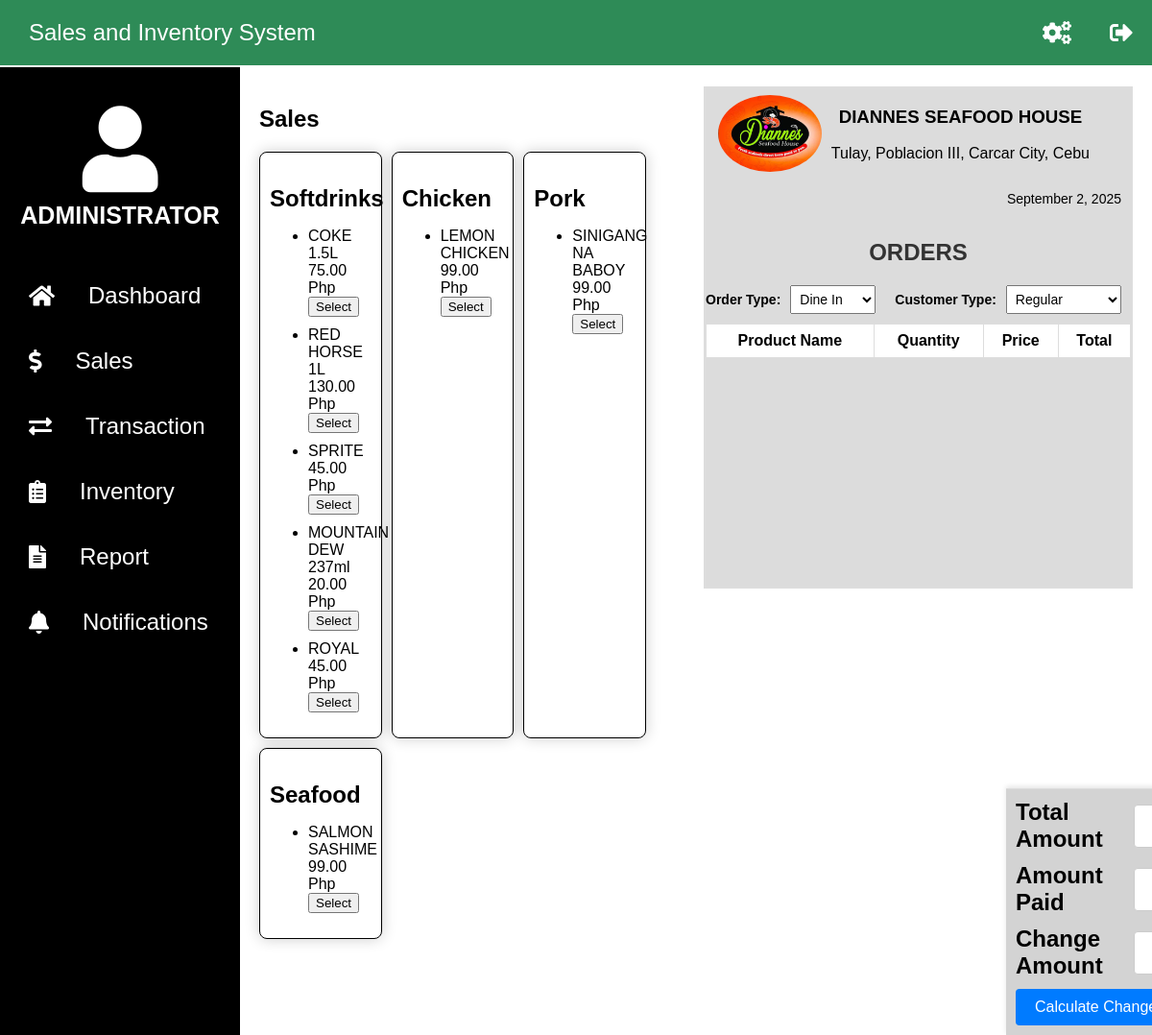
/admin/sales.php, run on the app's committed database.
### tables this page shows
CREATE TABLE `products` (
  `product_id` int(11) NOT NULL,
  `product_code` varchar(50) NOT NULL,
  `image` varchar(255) NOT NULL,
  `product_name` varchar(255) NOT NULL,
  `category` varchar(50) NOT NULL,
  `unit` varchar(255) NOT NULL,
  `price` decimal(10,2) NOT NULL,
  `current_stock` int(11) NOT NULL,
  `expiration_date` date NOT NULL
);

### admin/sales.php (the view, shortened to what this page needs)
<?php
include('db.php');
$products_sql = "SELECT * FROM products";
$products_result = $conn->query($products_sql);
$products_by_category = [];
while ($product = $products_result->fetch_assoc()) {
    $category = $product['category'];
    if (!isset($products_by_category[$category])) {
        $products_by_category[$category] = [];
    }
    $products_by_category[$category][] = $product;
}
?>
<!DOCTYPE html>
<html lang="en">
<head>
    <link rel="stylesheet" href="https://cdnjs.cloudflare.com/ajax/libs/font-awesome/5.15.4/css/all.min.css">
</head>
<body>
    <div class="header">
        <div class="title">Sales and Inventory System</div>
        <a href="admin-settings.php" class="admin-settings-icon">
            <i class="fas fa-cogs"></i>
        </a>
        <a href="#" class="logout-icon" onclick="confirmLogout()">
            <i class="fas fa-sign-out-alt"></i>
        </a>
    </div>
    <div class="sidebar">
    <div class="user-info-sidebar">
        <i class="fas fa-user user-icon"></i>
        <span class="user-text">ADMINISTRATOR</span>
    </div>
    <a href="dashboard.php" onclick="navigateTo('dashboard')">
        <i class="fas fa-home"></i>
        <span>Dashboard</span>
    </a>
    <a href="sales.php" onclick="navigateTo('sales')">
        <i class="fas fa-dollar-sign"></i>
        <span>Sales</span>
    </a>
    <a href="sales_transaction.php" onclick="navigateTo('sales_transaction')">
        <i class="  fas fa-exchange-alt"></i>
        <span>Transaction</span>
    </a>
    <a href="inventory.php" onclick="navigateTo('inventory')">
        <i class="fas fa-clipboard-list"></i>
        <span>Inventory</span>
    </a>
    <a href="inventory_report.php" onclick="navigateTo('inventory_report')">
        <i class="fas fa-file-alt"></i>
        <span>Report</span>
    </a>
    <a href="expired.php" onclick="navigateTo('expired')">
        <i class="fas fa-bell"></i>
        <span>Notifications</span>
    </a>
</div>
    <div class="content">
        <div class="column" id="productCategoriesContainer">
            <h2>Sales</h2>
            <div id="productCategories">
                <?php foreach ($products_by_category as $category => $products): ?>
                    <div class="box" data-category="<?php echo htmlspecialchars($category); ?>">
                        <h3><?php echo htmlspecialchars($category); ?></h3>
                        <ul>
                            <?php foreach ($products as $product): ?>
                                <li>
                                    <span><?php echo htmlspecialchars($product['product_name']); ?></span>
                                    <span><?php echo htmlspecialchars($product['price']); ?> Php</span>
                                    <button onclick="selectProduct('<?php echo htmlspecialchars($product['product_id']); ?>', '<?php echo htmlspecialchars($product['product_name']); ?>', <?php echo htmlspecialchars($product['price']); ?>)">Select</button>
                                </li>
                            <?php endforeach; ?>
                        </ul>
                    </div>
                <?php endforeach; ?>
            </div>
        </div>
        <div class="column" id="salesTableContainer">
    <div class="logo-container">
        <img src="logo.png" alt="Logo">
        <div class="restaurant-info">
            <h3>DIANNES SEAFOOD HOUSE</h3>
            <p>Tulay, Poblacion III, Carcar City, Cebu</p>
        </div>
    </div>
    <p id="currentDate" class="date"></p>
    <h2>ORDERS</h2>
            <div class="summary-items-container">
                <div class="summary-items">
                    <label for="orderType">Order Type: </label>
                    <select id="orderType">
                        <option value="Dine In">Dine In</option>
                    </select>
                </div>
                <div class="summary-items">
                    <label for="customerType">Customer Type: </label>
                    <select id="customerType">
                        <option value="Regular">Regular</option>
                    </select>
                </div>
            </div>
            <div class="salesTableWrapper">
        <table id="salesTable">
            <thead>
                <tr>
                    <th>Product Name</th>
                    <th>Quantity</th>
                    <th>Price</th>
                    <th>Total</th>
                </tr>
            </thead>
</table>
    <div id="orderSummary">
    <div class="summary-item">
        <label for="totalAmount">Total Amount </label>
        <input type="text" id="totalAmount" readonly>
    </div>
    <div class="summary-item">
        <label for="amountPaid">Amount Paid </label>
        <input type="number" id="amountPaid" placeholder="">
    </div>
    <div class="summary-item">
        <label for="changeAmount">Change Amount </label>
        <input type="text" id="changeAmount" readonly>
    </div>
    <div class="summary-item">
        <button class="order-buttons" onclick="calculateChange()">Calculate Change</button>
    </div>
</div>
</body>
</html>

### admin/sales.php (style rules this page uses)
.header { background-color: #2E8B57; color: white; text-align: left; padding: 20px 0; font-size: 24px; display: flex; align-items: center; justify-content: space-between; width: 100%; position: fixed; top: 0; left: 0; z-index: 1000; }
.header .title { flex: 1; margin-left: 30px; }
.header .logout-icon, .header .admin-settings-icon { color: white; font-size: 24px; margin: 0 20px; cursor: pointer; text-decoration: none; display: flex; align-items: center; transition: color 0.3s; }
.header .admin-settings-icon i, .header .logout-icon i { margin-right: 0; }
body { font-family: Arial, sans-serif; margin: 0; padding: 0; padding-top: 70px; }
.sidebar { width: 250px; background-color: black; color: white; height: 100%; position: fixed; top: 70px; left: 0; overflow-x: hidden; padding-top: 20px; text-align: center; }
.sidebar a { padding: 15px 30px; text-decoration: none; font-size: 24px; color: white; display: flex; align-items: center; margin-bottom: 10px; border-radius: 10px; transition: background-color 0.3s; }
.sidebar a i { margin-right: 35px; text-align: justify; }
.user-info-sidebar { display: flex; flex-direction: column; align-items: center; padding: 20px; background-color: black; margin-bottom: 20px; border-radius: 8px; color: white; text-align: center; }
.user-icon { font-size: 90px; margin-bottom: 10px; }
.user-text { font-size: 25px; font-weight: bold; }
#productCategories { display: flex; flex-wrap: wrap; gap: 10px; }
.box { width: calc(33.33% - 20px); padding: 10px; border-radius: 8px; box-shadow: 0 0 15px rgba(0, 0, 0, 0.2); box-sizing: border-box; background-color: #fff; border: 1px solid black; }
.box h3 { font-size: 24px; margin-bottom: 15px; }
.box ul { font-size: 16px; }
.box li { margin-bottom: 10px; }
.column { flex: 1; box-sizing: border-box; display: flex; flex-direction: column; }
.content { margin-left: 250px; padding: 20px; padding-bottom: 100px; display: flex; gap: 20px; width: calc(100% - 250px); box-sizing: border-box; overflow: hidden; }
.salesTableWrapper { max-height: 400px; overflow-y: auto; margin-bottom: 20px; }
#salesTableContainer { width: 100%; height: 523px; overflow-y: auto; overflow-x: hidden; box-sizing: border-box; border: 2px solid #ddd; text-align: center; background-color: gainsboro; }
#salesTableContainer h2 { margin: 0; padding: 20px 0; font-size: 24px; color: #333; }
#salesTableContainer { scrollbar-width: thin; scrollbar-color: #888 #f1f1f1; }
#salesTable { width: 100%; border-collapse: collapse; margin-top: 10px; }
#salesTable th, #salesTable td { border: 1px solid #ddd; padding: 8px; }
#salesTable th { background-color: white; }
#orderSummary { position: fixed; bottom: 0; left: 1048px; width: calc(55% - 250px); background-color: lightgrey; border-top: 1px solid #ddd; box-shadow: 0 -2px 5px rgba(0, 0, 0, 0.1); padding: 10px; box-sizing: border-box; display: flex; flex-direction: column; gap: 10px; z-index: 1000; }
.summary-item { display: flex; justify-content: space-between; align-items: center; margin-bottom: 0; }
.summary-item label { flex: 1; font-weight: bold; font-size: 24px; text-align: justify; }
.summary-item input { flex: 2; padding: 10px; font-size: 20px; border: 1px solid #ccc; border-radius: 4px; width: 100%; text-align: justify; font-weight: bold; }
.order-buttons { padding: 10px 20px; font-size: 16px; border: none; border-radius: 4px; color: #fff; background-color: #007bff; cursor: pointer; margin-right: 10px; }
.summary-items-container { display: flex; gap: 20px; align-items: center; }
.summary-items { display: flex; align-items: center; gap: 10px; }
.summary-items label { font-size: 14px; font-weight: bold; }
.summary-items select { padding: 5px; font-size: 14px; }
.logo-container { display: flex; align-items: center; justify-content: center; margin-right: 30px; }
.logo-container img { height: 80px; width: auto; border-radius: 50%; margin-right: 10px; }
.date { margin-left: auto; font-size: 14px; margin-right: 10px; }

### data on the page
products: product_name "COKE 1.5L", price "75.00"
products: product_name "RED HORSE 1L", price "130.00"
products: product_name "SPRITE", price "45.00"
products: product_name "MOUNTAIN DEW 237ml", price "20.00"
products: product_name "ROYAL", price "45.00"
products: product_name "LEMON CHICKEN", price "99.00"
products: product_name "SINIGANG NA BABOY", price "99.00"
products: category "Seafood", product_name "SALMON SASHIME", price "99.00"

### other printed values
$category "Softdrinks"
$category "Chicken"
$category "Pork"
